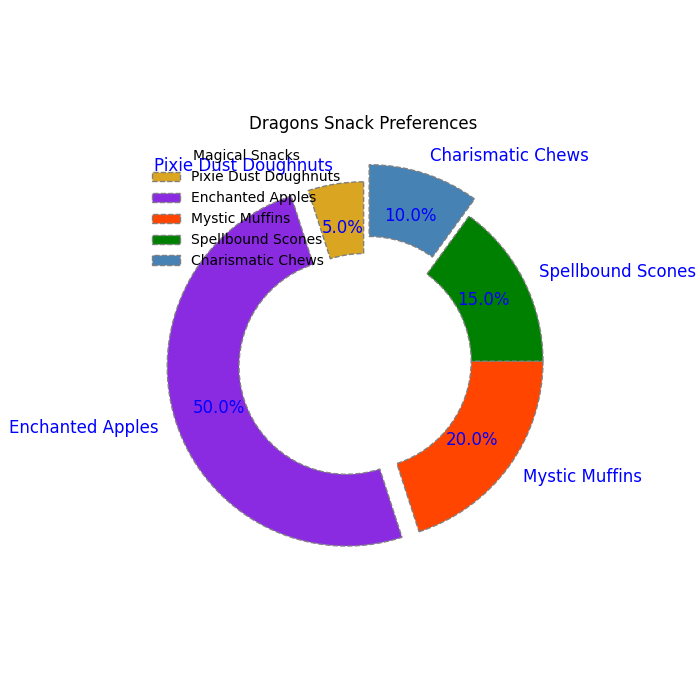

This figure's Python source:
import matplotlib.pyplot as plt

creatures = ['Elves', 'Fairies', 'Dwarves', 'Wizards', 'Trolls', 'Dragons']
snacks = ['Pixie Dust Doughnuts', 'Enchanted Apples', 'Mystic Muffins', 'Spellbound Scones', 'Charismatic Chews']

data = {
    'Elves': [20, 20, 20, 20, 20],
    'Fairies': [30, 10, 40, 5, 15],
    'Dwarves': [25, 25, 10, 20, 20],
    'Wizards': [10, 30, 30, 20, 10],
    'Trolls': [35, 5, 25, 15, 20],
    'Dragons': [5, 50, 20, 15, 10]
}

single_color = ['#daa520', '#8A2BE2', '#FF4500', '#008000', '#4682B4']

def plot_creature_donut_chart(data, creature, snacks, colors):
    fig, ax = plt.subplots(figsize=(7, 7))

    ax.pie(
        data,
        labels=snacks,
        autopct='%1.1f%%',
        startangle=90,
        colors=colors,
        wedgeprops=dict(width=0.4, edgecolor='gray', linestyle='--', linewidth=1),
        pctdistance=0.75,
        textprops=dict(size=12, color='blue'),
        explode=(0, 0.1, 0, 0, 0.1)
    )

    ax.set(aspect="equal", title=f"{creature} Snack Preferences")
    ax.legend(title="Magical Snacks", loc="upper left", frameon=False)

    plt.grid(True, which='both', linestyle=':', linewidth=0.5)
    plt.tight_layout()
    plt.show()

for creature, data in data.items():
    plot_creature_donut_chart(data, creature, snacks, single_color)
